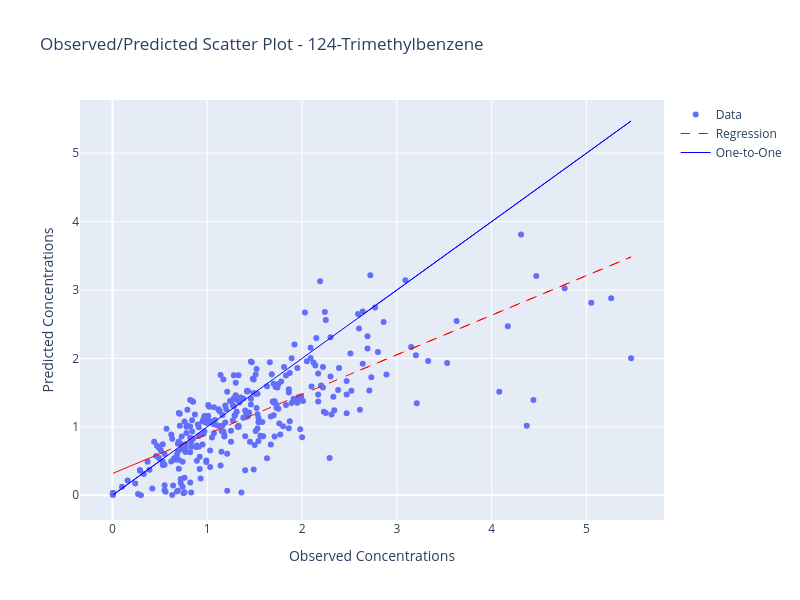

Write notebook code for a chart like this one.
### Code cell
_ = model_analysis.plot_estimated_observed(feature_idx=0)

### Figure 1 — Plotly figure (JSON) as saved in the notebook; plotly's stock layout.template omitted (floating-point values rounded to 4 significant figures; data arrays with more than 128 entries replaced by an {"elided": "..."} marker saying what was removed)
{"data": [{"mode": "markers", "name": "Data", "type": "scatter", "x": {"elided": "307 float values"}, "y": {"elided": "307 float values"}}, {"line": {"color": "red", "dash": "dash", "width": 1}, "name": "Regression", "type": "scatter", "x": {"elided": "307 float values"}, "y": {"elided": "307 float values"}}, {"line": {"color": "blue", "width": 1}, "name": "One-to-One", "type": "scatter", "x": {"elided": "307 float values"}, "y": {"elided": "307 float values"}}], "layout": {"height": 600, "hovermode": "x", "title": {"text": "Observed/Predicted Scatter Plot - 124-Trimethylbenzene"}, "width": 800, "xaxis": {"title": {"text": "Observed Concentrations"}}, "yaxis": {"title": {"text": "Predicted Concentrations"}}}}
